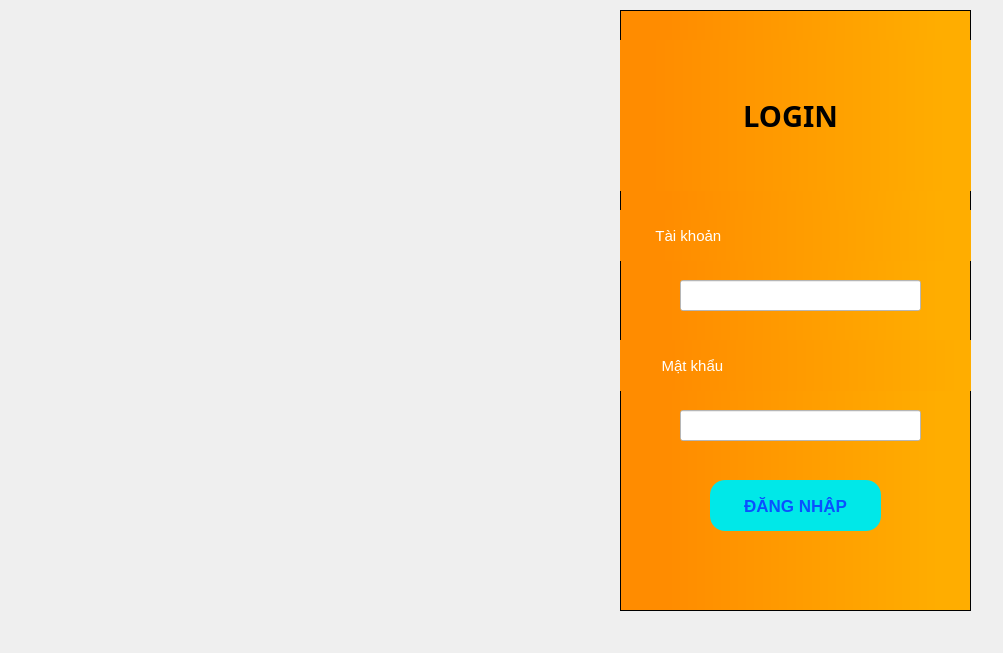
<?xml version="1.0" encoding="UTF-8"?>
<ui version="4.0">
 <class>DangNhap</class>
 <widget class="QMainWindow" name="DangNhap">
  <property name="geometry">
   <rect>
    <x>0</x>
    <y>0</y>
    <width>1003</width>
    <height>653</height>
   </rect>
  </property>
  <property name="minimumSize">
   <size>
    <width>1003</width>
    <height>653</height>
   </size>
  </property>
  <property name="maximumSize">
   <size>
    <width>1003</width>
    <height>653</height>
   </size>
  </property>
  <property name="windowTitle">
   <string>MainWindow</string>
  </property>
  <widget class="QWidget" name="centralwidget">
   <widget class="QFrame" name="frame">
    <property name="geometry">
     <rect>
      <x>620</x>
      <y>10</y>
      <width>351</width>
      <height>601</height>
     </rect>
    </property>
    <property name="styleSheet">
     <string notr="true">background-color: qlineargradient(spread:pad, x1:0, y1:0, x2:1, y2:0, stop:0.136364 rgba(255, 140, 0, 255), stop:0.909091 rgba(255, 173, 0, 255))</string>
    </property>
    <property name="frameShape">
     <enum>QFrame::StyledPanel</enum>
    </property>
    <property name="frameShadow">
     <enum>QFrame::Raised</enum>
    </property>
    <widget class="QLabel" name="label_4">
     <property name="geometry">
      <rect>
       <x>-20</x>
       <y>30</y>
       <width>381</width>
       <height>151</height>
      </rect>
     </property>
     <property name="font">
      <font>
       <family>Malgun Gothic</family>
       <pointsize>22</pointsize>
       <weight>75</weight>
       <italic>false</italic>
       <bold>true</bold>
      </font>
     </property>
     <property name="styleSheet">
      <string notr="true"/>
     </property>
     <property name="text">
      <string>LOGIN</string>
     </property>
     <property name="alignment">
      <set>Qt::AlignCenter</set>
     </property>
    </widget>
    <widget class="QLabel" name="label_5">
     <property name="geometry">
      <rect>
       <x>-10</x>
       <y>200</y>
       <width>371</width>
       <height>51</height>
      </rect>
     </property>
     <property name="font">
      <font>
       <pointsize>11</pointsize>
      </font>
     </property>
     <property name="styleSheet">
      <string notr="true">color: rgb(255, 255, 255);</string>
     </property>
     <property name="text">
      <string>           Tài khoản</string>
     </property>
    </widget>
    <widget class="QLabel" name="label_6">
     <property name="geometry">
      <rect>
       <x>0</x>
       <y>330</y>
       <width>371</width>
       <height>51</height>
      </rect>
     </property>
     <property name="font">
      <font>
       <pointsize>11</pointsize>
      </font>
     </property>
     <property name="styleSheet">
      <string notr="true">color: rgb(255, 255, 255);</string>
     </property>
     <property name="text">
      <string>          Mật khẩu</string>
     </property>
    </widget>
    <widget class="QLineEdit" name="txt_tk">
     <property name="geometry">
      <rect>
       <x>60</x>
       <y>270</y>
       <width>241</width>
       <height>31</height>
      </rect>
     </property>
     <property name="styleSheet">
      <string notr="true">background-color: rgb(255, 255, 255);
color: rgb(10,10, 10);</string>
     </property>
    </widget>
    <widget class="QLineEdit" name="txt_mk">
     <property name="geometry">
      <rect>
       <x>60</x>
       <y>400</y>
       <width>241</width>
       <height>31</height>
      </rect>
     </property>
     <property name="contextMenuPolicy">
      <enum>Qt::DefaultContextMenu</enum>
     </property>
     <property name="styleSheet">
      <string notr="true">background-color: rgb(255, 255, 255);
color: rgb(10,10, 10);</string>
     </property>
     <property name="echoMode">
      <enum>QLineEdit::Password</enum>
     </property>
    </widget>
    <widget class="QPushButton" name="p_dn">
     <property name="geometry">
      <rect>
       <x>90</x>
       <y>470</y>
       <width>171</width>
       <height>51</height>
      </rect>
     </property>
     <property name="font">
      <font>
       <pointsize>13</pointsize>
       <weight>75</weight>
       <bold>true</bold>
      </font>
     </property>
     <property name="styleSheet">
      <string notr="true">QPushButton#p_dn{
	color: rgb(10, 80, 255);
	background-color: rgb(0, 232, 232);
	border-radius: 15px;
}

QPushButton#p_dn:hover{
	background-color: rgb(248, 165, 0);
}
QPushButton#p_dn:pressed {

	background-color: rgb(255, 139, 38);
}</string>
     </property>
     <property name="text">
      <string>ĐĂNG NHẬP</string>
     </property>
    </widget>
   </widget>
   <widget class="QLabel" name="label">
    <property name="geometry">
     <rect>
      <x>0</x>
      <y>0</y>
      <width>1011</width>
      <height>651</height>
     </rect>
    </property>
    <property name="text">
     <string/>
    </property>
    <property name="pixmap">
     <pixmap resource="resource.qrc">:/hinhanh/Hinhanh/Thuvien.jpg</pixmap>
    </property>
    <property name="scaledContents">
     <bool>true</bool>
    </property>
   </widget>
   <zorder>label</zorder>
   <zorder>frame</zorder>
  </widget>
 </widget>
 <resources>
  <include location="resource.qrc"/>
 </resources>
 <connections/>
</ui>
